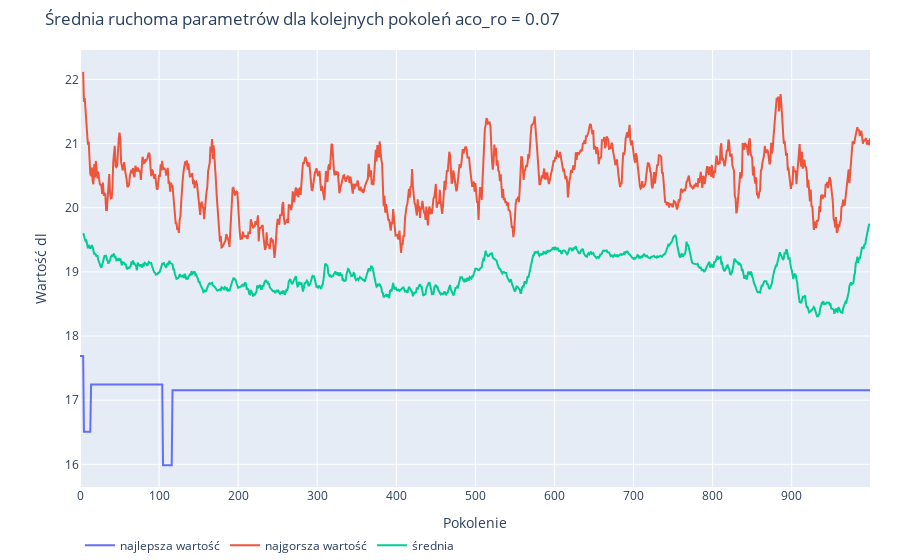

Here is the notebook cell this chart was saved with:
### Code cell
fig = plot_single_parameters(df, name)

print(fig.layout.title)
fig.show()
fig.write_image('fig.svg', width=1000)

### Figure 1 — Plotly figure (JSON) as saved in the notebook; plotly's stock layout.template omitted (floating-point values rounded to 4 significant figures; data arrays with more than 128 entries replaced by an {"elided": "..."} marker saying what was removed)
{"data": [{"name": "najlepsza wartość", "type": "scatter", "x": {"elided": "1000 int values"}, "y": {"elided": "1000 float values"}}, {"name": "najgorsza wartość", "type": "scatter", "x": {"elided": "1000 int values"}, "y": {"elided": "1000 float values"}}, {"name": "średnia", "type": "scatter", "x": {"elided": "1000 int values"}, "y": {"elided": "1000 float values"}}], "layout": {"legend": {"orientation": "h"}, "margin": {"b": 0, "r": 30, "t": 50}, "title": {"text": "Średnia ruchoma parametrów dla kolejnych pokoleń aco_ro = 0.07"}, "xaxis": {"title": {"text": "Pokolenie"}}, "yaxis": {"title": {"text": "Wartość dl"}}}}
